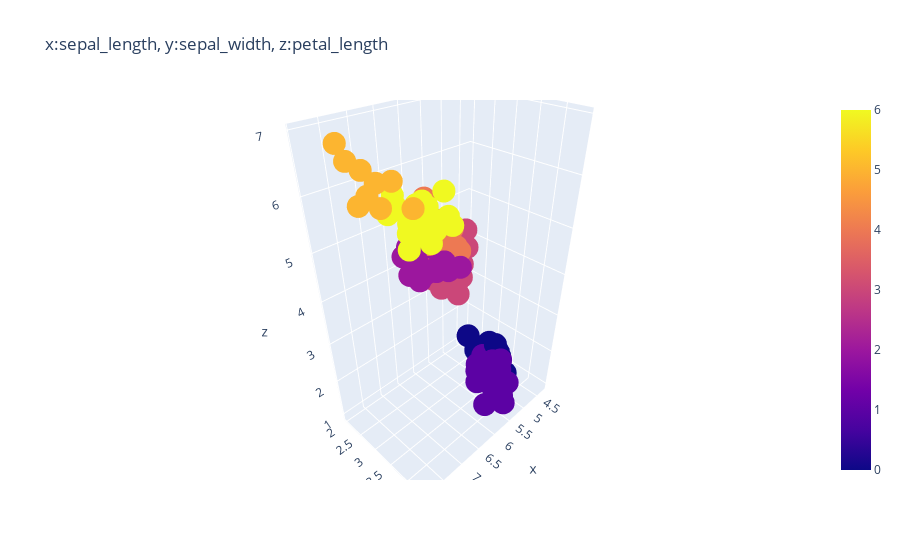
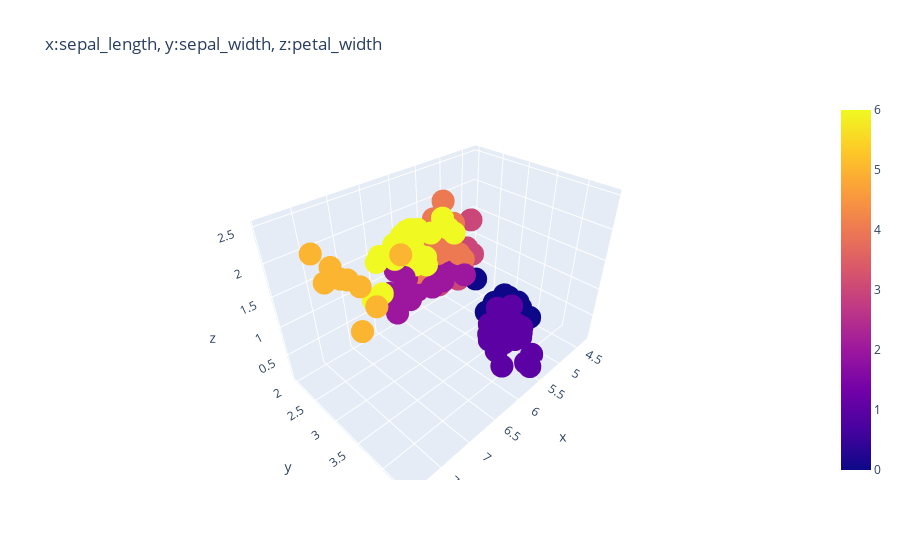
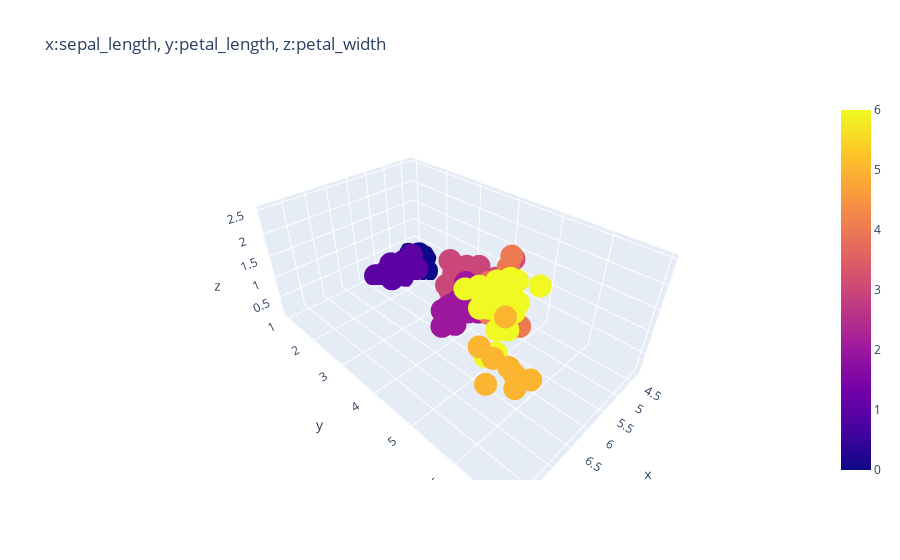
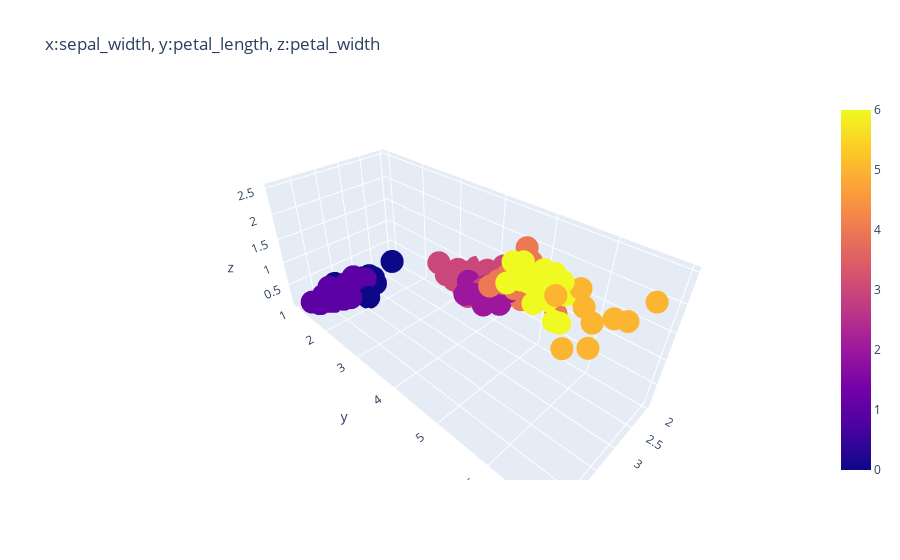

The cell these charts' notebook holds for them, in order:
### Code cell
Plotly3D(X.columns,ClusterDF)

### Figure 1 — Plotly figure (JSON) as saved in the notebook; plotly's stock layout.template omitted (floating-point values rounded to 4 significant figures; data arrays with more than 128 entries replaced by an {"elided": "..."} marker saying what was removed)
{"data": [{"hovertemplate": "x=%{x}<br>y=%{y}<br>z=%{z}<extra></extra>", "legendgroup": "", "marker": {"color": "#636efa", "symbol": "circle"}, "mode": "markers", "name": "", "scene": "scene", "showlegend": false, "type": "scatter3d", "x": [4.7, 5.3, 6.5, 5.6, 6, 7.6, 6.8], "y": [3.2, 3.7, 2.8, 2.5, 2.7, 3, 3], "z": [1.3, 1.5, 4.6, 3.9, 5.1, 6.6, 5.5]}, {"hovertemplate": "sepal_length=%{x}<br>sepal_width=%{y}<br>petal_length=%{z}<br>ClusterID=%{marker.color}<extra></extra>", "legendgroup": "", "marker": {"color": {"elided": "150 int values"}, "coloraxis": "coloraxis", "symbol": "circle"}, "mode": "markers", "name": "", "scene": "scene", "showlegend": false, "type": "scatter3d", "x": {"elided": "150 float values"}, "y": {"elided": "150 float values"}, "z": {"elided": "150 float values"}}], "layout": {"title": {"text": "x:sepal_length, y:sepal_width, z:petal_length"}}}

### Figure 2 — Plotly figure (JSON) as saved in the notebook; plotly's stock layout.template omitted (floating-point values rounded to 4 significant figures; data arrays with more than 128 entries replaced by an {"elided": "..."} marker saying what was removed)
{"data": [{"hovertemplate": "x=%{x}<br>y=%{y}<br>z=%{z}<extra></extra>", "legendgroup": "", "marker": {"color": "#636efa", "symbol": "circle"}, "mode": "markers", "name": "", "scene": "scene", "showlegend": false, "type": "scatter3d", "x": [4.7, 5.3, 6.5, 5.6, 6, 7.6, 6.8], "y": [3.2, 3.7, 2.8, 2.5, 2.7, 3, 3], "z": [0.2, 0.2, 1.5, 1.1, 1.6, 2.1, 2.1]}, {"hovertemplate": "sepal_length=%{x}<br>sepal_width=%{y}<br>petal_width=%{z}<br>ClusterID=%{marker.color}<extra></extra>", "legendgroup": "", "marker": {"color": {"elided": "150 int values"}, "coloraxis": "coloraxis", "symbol": "circle"}, "mode": "markers", "name": "", "scene": "scene", "showlegend": false, "type": "scatter3d", "x": {"elided": "150 float values"}, "y": {"elided": "150 float values"}, "z": {"elided": "150 float values"}}], "layout": {"title": {"text": "x:sepal_length, y:sepal_width, z:petal_width"}}}

### Figure 3 — Plotly figure (JSON) as saved in the notebook; plotly's stock layout.template omitted (floating-point values rounded to 4 significant figures; data arrays with more than 128 entries replaced by an {"elided": "..."} marker saying what was removed)
{"data": [{"hovertemplate": "x=%{x}<br>y=%{y}<br>z=%{z}<extra></extra>", "legendgroup": "", "marker": {"color": "#636efa", "symbol": "circle"}, "mode": "markers", "name": "", "scene": "scene", "showlegend": false, "type": "scatter3d", "x": [4.7, 5.3, 6.5, 5.6, 6, 7.6, 6.8], "y": [1.3, 1.5, 4.6, 3.9, 5.1, 6.6, 5.5], "z": [0.2, 0.2, 1.5, 1.1, 1.6, 2.1, 2.1]}, {"hovertemplate": "sepal_length=%{x}<br>petal_length=%{y}<br>petal_width=%{z}<br>ClusterID=%{marker.color}<extra></extra>", "legendgroup": "", "marker": {"color": {"elided": "150 int values"}, "coloraxis": "coloraxis", "symbol": "circle"}, "mode": "markers", "name": "", "scene": "scene", "showlegend": false, "type": "scatter3d", "x": {"elided": "150 float values"}, "y": {"elided": "150 float values"}, "z": {"elided": "150 float values"}}], "layout": {"title": {"text": "x:sepal_length, y:petal_length, z:petal_width"}}}

### Figure 4 — Plotly figure (JSON) as saved in the notebook; plotly's stock layout.template omitted (floating-point values rounded to 4 significant figures; data arrays with more than 128 entries replaced by an {"elided": "..."} marker saying what was removed)
{"data": [{"hovertemplate": "x=%{x}<br>y=%{y}<br>z=%{z}<extra></extra>", "legendgroup": "", "marker": {"color": "#636efa", "symbol": "circle"}, "mode": "markers", "name": "", "scene": "scene", "showlegend": false, "type": "scatter3d", "x": [3.2, 3.7, 2.8, 2.5, 2.7, 3, 3], "y": [1.3, 1.5, 4.6, 3.9, 5.1, 6.6, 5.5], "z": [0.2, 0.2, 1.5, 1.1, 1.6, 2.1, 2.1]}, {"hovertemplate": "sepal_width=%{x}<br>petal_length=%{y}<br>petal_width=%{z}<br>ClusterID=%{marker.color}<extra></extra>", "legendgroup": "", "marker": {"color": {"elided": "150 int values"}, "coloraxis": "coloraxis", "symbol": "circle"}, "mode": "markers", "name": "", "scene": "scene", "showlegend": false, "type": "scatter3d", "x": {"elided": "150 float values"}, "y": {"elided": "150 float values"}, "z": {"elided": "150 float values"}}], "layout": {"title": {"text": "x:sepal_width, y:petal_length, z:petal_width"}}}
